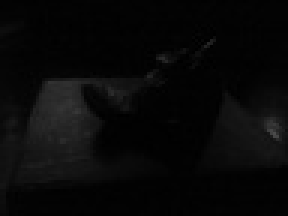
#> input picture darkboot.jpg, 96 x 72 px, shrunk from 800 x 600 before the run (shown 3 times larger); the run also reads 1 picture not shown here
$ jupyter execute --allow-errors QHELC.ipynb
#> lines starting #> are read from the running program, lines starting #| are printed output that depends on the picture
# Implementacion del Quadri-Histogram Equalization with Limited Contast
## Autores
- Isidro Brizuela
- Julio Cesar Melo Roman
- Ruben Dario Medina Caballero
- Jose Luis Vazques Noguera

## Paper Utilizado
https://www.researchgate.net/publication/330695873_Quadri-histogram_equalization_using_cutoff_limits_based_on_the_size_of_each_histogram_with_preservation_of_average_brightness

# Trabajo Practico - Primer parcial
## Alumnos
- Univ. Jovana Alvarez
- Univ. Rodrigo Alvarenga
- Univ. Francisco Sanabria

## Dataset utilizado

Dataset from fundus images for the study of diabetic retinopathy No Signed
https://zenodo.org/records/4647952#.YGNjXVUzbIU

## Resumen
Este trabajo presenta un analisis comparativo de las tres tecnicas de mejora de imágenes en escala de grises: Ecualizacion del Histograma (HE), Ecualizacion Adaptativa de Histograma limitada por Contraste (CLAHE) y QHELC (Quadry-Histogram Equalization with Limit and Clipping).
Se implemento desde cero el algoritmo QHELC propuesto por Brizuela y Pineda (2019), detallando sus fundamentos matematicos y comportamiento frente a imágenes de bajo constraste.
A lo largo del estudio, se evaluó el desempeño de cada técnica utilizando métricas cuantitativas como AMBE, PSNR, Contraste y Entropía, aplicadas a un conjunto de retinografías.
Los resultados se analizaron visualmente mediante histogramas, gráficas comparativas y un resumen tabular.
La evaluación mostró que QHELC presenta un comportamiento equilibrado, manteniendo el brillo promedio y los detalles sin generar distorsiones abruptas, lo que lo convierte en una técnica especialmente adecuada para aplicaciones médicas.

## Palabras Clave
QHELC, ecualización de histograma, imágenes médicas, AMBE, PSNR, CLAHE, HE

##  Introducción

En este trabajo se analiza el impacto de diferentes técnicas de mejora de contraste sobre imágenes en escala de grises, específicamente en el contexto de imágenes médicas de fondo de ojo (retinografías). Las técnicas evaluadas incluyen:

- **Ecualización de histograma tradicional (HE)**
- **CLAHE (Contrast Limited Adaptive Histogram Equalization)**
- **QHELC (Quadri-Histogram Equalization with Local Constraints)**

Se busca evaluar cómo estas técnicas afectan la percepción visual y la calidad cuantitativa de las imágenes procesadas, utilizando métricas como **AMBE**, **PSNR**, **Contraste (Desviación estándar)** y **Entropía**.

##  Descripción de las Técnicas

###  HE - Ecualización de histograma
Ecualiza globalmente la imagen redistribuyendo los niveles de intensidad para cubrir todo el rango dinámico. Aumenta el contraste pero puede introducir ruido o pérdida de naturalidad visual.

###  CLAHE - Ecualización adaptativa limitada por contraste
Divide la imagen en bloques locales y ecualiza cada uno, limitando el contraste para evitar amplificación de ruido. Es ampliamente utilizada en entornos médicos por su balance visual.

###  QHELC - Quadri-Histogram Equalization with Local Constraints
Divide el histograma en cuatro partes, aplica recortes controlados y redistribuye el exceso. Conserva el brillo medio y reduce distorsiones, ideal para preservar detalles en imágenes sensibles.

## Métricas de Evaluación

Para evaluar cuantitativamente cada técnica, se calcularon las siguientes métricas:

- **AMBE (Absolute Mean Brightness Error):** Mide la diferencia entre el brillo medio de la imagen original y la procesada. Valores bajos indican mejor preservación del brillo.

- **PSNR (Peak Signal-to-Noise Ratio):** Mide la fidelidad entre imagen original y procesada. Valores más altos indican menor distorsión.

- **Contraste (Desviación estándar):** Cuantifica la variación de intensidad en la imagen. Mayores valores representan mayor contraste.

- **Entropía:** Mide la cantidad de información. A mayor entropía, mayor riqueza en detalles.

---
# Fundamento matematico del Metodo QHELC
El metodo Quadri-Histogram Equalization with Limited Contrast (QHELC) tiene como objetivo mejorar el contraste de las imagenes preservando el brillo promedio, evitando así una apariencia artificial. Está basado en la segmentación del histograma y en tecnicas de recorte y distribucion controlada. A continuacion se detallan los pasos matematicos.

## Calculo del histograma y la probabilidad
### 1. Cálculo del histograma y la probabilidad

Sea $ I(x, y) $ la intensidad de un píxel y $ M \times N $ el tamaño total de la imagen.

- **Histograma**:
  $$
  H(q) = n_q \quad \text{donde } q \in [0, L - 1]
  $$

- **Probabilidad de intensidad**:
  $$
  p(q) = \frac{H(q)}{M \times N}
  $$

- **Función de densidad acumulada (CDF)**:
  $$
  c(q) = \sum_{i=X_0}^{q} p(i)
  $$

Utiliza la **función de ecualización modificada** $ g(q) $ propuesta por Ibrahim et al (2011) segun el paper propuesto [1], la cual mejora el desempeño de la función tradicional de ecualización. Esta mejora consiste en reducir la distorsión generada por el uso exclusivo de la función de densidad acumulada (CDF), incorporando un término adicional que depende de la probabilidad de intensidad $ p(q) $.

La función modificada está definida como:

$$
g(q) = X_0 + (X_{L-1} - X_0) \cdot \left[ c(q) - 0.5 \cdot p(q) \right]
$$

Donde:

- $ X_0 $ y $ X_{L-1} $ representan los límites inferior y superior del sub-rango de intensidades.
- $ c(q) $ es la función de densidad acumulada del sub-histograma.
- $ p(q) $ es la probabilidad normalizada de la intensidad $ q $.

Este enfoque permite una redistribución más balanceada de los niveles de gris, evitando la sobreconcentración de valores que suele presentarse en la ecualización estándar.

### 2.  Segmentación del histograma

El histograma se divide en **cuatro sub-histogramas** con base en el **brillo promedio** de la imagen.

---

#### Brillo promedio global:

$$
SP = \sum_{q=0}^{L-1} p(q) \cdot q
$$

Donde:
- $SP$ es el valor medio global del brillo.
- $p(q)$ es la probabilidad de intensidad del nivel $q$.
- $L$ es el número total de niveles de gris (por lo general 256).

---

####  Brillo promedio de las mitades:

$$
SPL = \sum_{q=0}^{SP} p(q) \cdot q, \quad
SPU = \sum_{q=SP+1}^{L-1} p(q) \cdot q
$$

Donde:
- $SPL$: Brillo promedio de la mitad inferior del histograma.
- $SPU$: Brillo promedio de la mitad superior.

---

####  Segmentos definidos

Los cuatro rangos que dividen el histograma son:

- $H_{L1}: [0, SPL]$
- $H_{L2}: [SPL + 1, SP]$
- $H_{U1}: [SP + 1, SPU]$
- $H_{U2}: [SPU + 1, 255]$

Cada uno de estos sub-rangos será tratado como un sub-histograma independiente en el algoritmo QHELC.


### 3. Recorte (Clipping) y Redistribución

Cada sub-histograma es procesado individualmente mediante un **recorte controlado** (clipping) y una **redistribución uniforme del exceso**, con el fin de evitar concentraciones excesivas de intensidad.

---

####  Tamaño del intervalo

$$
I_i = |R_i|
$$

Donde:
- $I_i$ es la cantidad de niveles de gris dentro del sub-rango $R_i$.

---

####  Total de píxeles del sub-histograma

$$
N_i = \sum_{q \in R_i} H(q)
$$

---

####  Límite de corte

$$
CL_i = \left\lceil \frac{N_i}{I_i} \right\rceil + \text{round} \left( \gamma \cdot \left( N_i - \frac{N_i}{I_i} \right) \right)
$$

Donde:
- $\gamma$ es un parámetro de sensibilidad del recorte.
- $CL_i$ representa el número máximo de píxeles permitidos por nivel de gris en el sub-histograma.

---

####  Exceso total (píxeles por encima del límite)

$$
T_i = \sum_{q \in R_i} \max(H(q) - CL_i, 0)
$$

---

####  Aumento promedio a redistribuir

$$
AI_i = \left\lfloor \frac{T_i}{I_i} \right\rfloor
$$

---

#### Histograma ajustado

El nuevo valor del histograma se define como:

$$
H'_i(q) =
\begin{cases}
CL_i & \text{si } H(q) > CL_i - AI_i \\\\
H(q) + AI_i & \text{en otro caso}
\end{cases}
$$

Este proceso asegura una distribución más uniforme de las intensidades, evitando sobresaturación y mejorando el contraste localmente sin comprometer la estructura global.

### 4. Ecualización independiente de cada sub-histograma

Una vez que cada sub-histograma ha sido **ajustado mediante recorte y redistribución**, se procede a aplicar la **ecualización de histograma de forma independiente** en cada uno de ellos.

Para ello, se utiliza la **función de mapeo modificada** $g(q)$, presentada en la sección 1, la cual mejora la distribución de niveles de gris considerando tanto la **función de densidad acumulada** como la **probabilidad de intensidad**:

$$
g(q) = X_0 + (X_{L-1} - X_0) \cdot \left[ c(q) - 0.5 \cdot p(q) \right]
$$

Donde:
- $X_0$ y $X_{L-1}$ son los extremos del sub-rango de niveles de gris.
- $c(q)$ es la funcion de densidad acumulada del sub-histograma.
- $p(q)$ es la probabilidad normalizada de la intensidad $q$.

Este mapeo se aplica por separado a cada uno de los cuatro segmentos:
- $H_{L1}$, $H_{L2}$, $H_{U1}$ y $H_{U2}$

Esta estrategia permite mejorar el contraste de manera **local**, evitando los efectos adversos de una ecualización global agresiva, como pérdida de brillo natural o sobresaturación.

## Implementacion de QHELC
---

### Librerias necesarias

[cell 1]
import cv2
import numpy as np
import matplotlib.pyplot as plt

### Calcular el SP (Brillo promedio esperado)

[cell 2]
def calcular_SP(image):
    # Calcular histograma de la imagen H(q)
    hist = cv2.calcHist([image], [0], None, [256], [0,256]).flatten()

    # Total de píxeles en la imagen: M x N
    total_pixels = image.size

    # Calcular probabilidad de cada nivel de intensidad (p(q) = H(q) / (M * N))
    prob = hist / total_pixels

    # Vector de intensidades [0, 1, ..., 255]
    intensidades = np.arange(256)

    # Calcular brillo promedio global SP = ∑ p(q) * q
    SP = int (np.sum(prob * intensidades))
    return SP, hist, prob

### Dividir en 4 sub-histogramas

[cell 3]
def segmentar_histograma(hist, prob, SP):

    # Calcular brillo promedio de la mitad inferior del histograma  SPL = ∑_{q=0}^{SP} p(q) * q
    SPL = int(np.sum(prob[:SP+1] * np.arange(0, SP+1)))

    # Calcular brillo promedio de la mitad superior del histograma  SPU = ∑_{q=SP+1}^{255} p(q) * q
    SPU = int(np.sum(prob[SP+1:] * np.arange(SP+1, 256)))

    # Definir rangos de cada sub-histograma
    ranges = {
        'L1': (0, SPL),
        'L2': (SPL+1, SP),
        'U1': (SP+1, SPU),
        'U2': (SPU+1, 255)
    }

    return ranges

### Aplicar Clipping y redistribuir

[cell 4]
def clip_and_redistribute(hist, rango, gamma):
    # Desempaquetar el rango: min_i y max_i
    min_i, max_i = rango
    # Calcular el tamaño del intervalo
    intervalo = max_i - min_i + 1
    # Extraer el sub-histograma correspondiente a este rango
    subhist = hist[min_i:max_i+1]
    # Calcular el total de píxeles en el sub-histograma: N_i
    Ni = np.sum(subhist)

    # Calcular el límite de corte:
    CL = int(np.ceil(Ni / intervalo) + round(gamma * (Ni - (Ni / intervalo))))

    # Recortar el sub-histograma: limitar cada valor a CL
    clipped = np.clip(subhist, 0, CL)

    # Calcular el exceso total de píxeles que sobrepasan el límite de corte
    total_exceso = np.sum(subhist - clipped)

    # Calcular el aumento promedio a redistribuir: AI_i = floor(total_exceso / I_i)
    AI = int(total_exceso // intervalo)

    # Redistribuir el exceso uniformemente sumando AI a cada valor recortado
    redistribuido = clipped + AI

    # Asegurarse de que los valores no excedan el máximo permitido (255)
    redistribuido = np.clip(redistribuido, 0, 255)

    # Ajustar para que la suma total del sub-histograma se mantenga igual a Ni
    diff = int(Ni - np.sum(redistribuido))
    for i in range(abs(diff)):
        idx = i % intervalo
        if diff > 0:
            redistribuido[idx] += 1
        elif diff < 0 and redistribuido[idx] > 0:
            redistribuido[idx] -= 1

    return redistribuido

### Aplicar equalización en cada sub-histograma

[cell 5]
def ecualizar_subhistograma(subhist, rango):

    # Rango de niveles de gris
    min_i, max_i = rango

    # Total de píxeles en el sub-histograma
    total = np.sum(subhist)


    # Calcular probabilidad de intensidad p(q)
    prob = subhist / total if total > 0 else subhist

    # Calcular función de densidad acumulada c(q)
    cdf = np.cumsum(prob)

    # Aplicar función de mapeo modificada g(q)
    mapping = np.round(min_i + (max_i - min_i) * (cdf - 0.5 * prob)).astype(np.uint8)

    # Crear tabla de conversión (LUT) completa de 256 valores
    LUT = np.zeros(256, dtype=np.uint8)
    for i in range(min_i, max_i+1):
        LUT[i] = mapping[i - min_i]
    return LUT

### Funcion principal

[cell 6]
def aplicar_QHELC(image, gamma=0.004):

    # Asegurar tipo de dato uint8
    image = image.astype(np.uint8)

    # Paso 1: Calcular brillo promedio global y obtener histograma + probabilidades
    SP, hist, prob = calcular_SP(image)

    # Paso 2: Dividir el histograma en cuatro sub-rangos basados en SP
    ranges = segmentar_histograma(hist, prob, SP)

    # Copia del histograma para no modificar el original
    hist_mod = np.copy(hist)

    # Inicializar LUT global con mapeo identidad (LUT[i] = i)
    LUT_global = np.arange(256, dtype=np.uint8)

    # Paso 3: Procesar cada sub-rango de forma independiente
    for key in ranges:
        r = ranges[key]

        # 3.1 Clipping y redistribución
        subhist = clip_and_redistribute(hist, r, gamma)

        # 3.2 Ecualización con función g(q)
        LUT = ecualizar_subhistograma(subhist, r)

        # 3.3 Actualizar la LUT global con el segmento transformado
        LUT_global[r[0]:r[1]+1] = LUT[r[0]:r[1]+1]

    # Paso 4: Aplicar la LUT resultante a la imagen original
    result = cv2.LUT(image, LUT_global)
    return result

### Prueba del QHELC

[cell 7]
img = cv2.imread("darkboot.jpg", cv2.IMREAD_GRAYSCALE)
#> img is the input picture: shape (72, 96); min 0, max 75, mean 8.2
qhelc_img = aplicar_QHELC(img, gamma=0.08)
#> in calcular_SP, `hist = cv2.calcHist([image], [0], None, [256], [0,256]).flatten()`: hist = 256 values, max 1822 at index 2, min 0 at index 54, mean 27
#> in calcular_SP, `prob = hist / total_pixels`: prob = 256 values, max 0.264 at index 2, min 0 at index 54, mean 0.00391
#> in calcular_SP, `SP = int (np.sum(prob * intensidades))`: SP = 8
#> in segmentar_histograma, `SPL = int(np.sum(prob[:SP+1] * np.arange(0, SP+1)))`: SPL = 2
#> in segmentar_histograma, `SPU = int(np.sum(prob[SP+1:] * np.arange(SP+1, 256)))`: SPU = 6
#> in segmentar_histograma, `ranges = { 'L1': (0, SPL), 'L2': (SPL+1, SP), 'U1': (SP+1, SPU), 'U2':..`: ranges = {'L1': (0, 2), 'L2': (3, 8), 'U1': (9, 6), 'U2': (7, 255)}
#> in aplicar_QHELC, `hist_mod = np.copy(hist)`: hist_mod has the same summary as hist in calcular_SP
#> the loop in aplicar_QHELC, `for key in ranges:` made 4 passes
#> (key, intervalo in clip_and_redistribute, subhist, Ni in clip_and_redistribute, CL in clip_and_redistribute, clipped in clip_and_redistribute) on passes 1 to 2: ('L1', 3, [696, 696, 696], 2088, 807, [33, 233, 807]), ('L2', 6, [480, 480, 479, 479, 479, 479], 2876, 672, [672, 450, 254, 172, 133, 114])
#> after the loop in aplicar_QHELC, `for key in ranges:`: LUT_global = 256 values from 0 to 255
#> in aplicar_QHELC, `result = cv2.LUT(image, LUT_global)`:
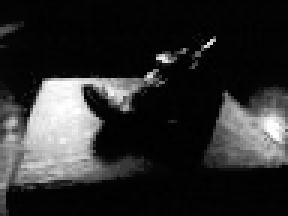
#> result: shape (72, 96) (shown 3 times larger); min 0, max 255, mean 43.5

plt.figure(figsize=(12, 4))
plt.subplot(1, 2, 1)
plt.title("Original")
plt.imshow(img, cmap="gray")
plt.subplot(1, 2, 2)
plt.title("QHELC")
plt.imshow(qhelc_img, cmap="gray")
plt.show()
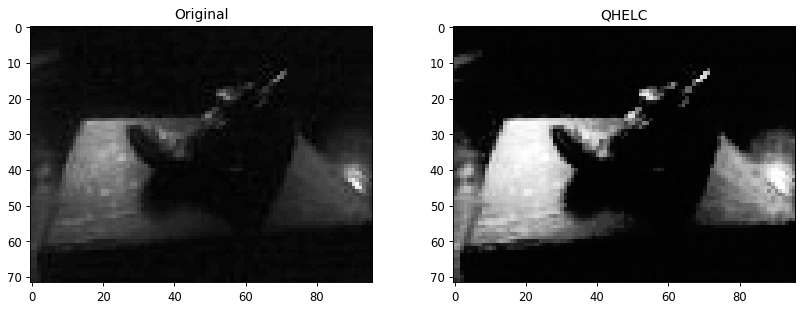
#> figure drawn by matplotlib, 2 panels

---

## Implementacion de HE y CLAHE del OpenCV

## Funcion HE

[cell 8]
def he(gray_img : np.ndarray) -> np.ndarray:
    return cv2.equalizeHist(gray_img)

### Funcion CLAHE

[cell 9]
def clahe(gray_img: np.ndarray, clip_limit: float = 2.0, tile_grid_size=(8, 8)) -> np.ndarray:
    clahe = cv2.createCLAHE(clipLimit=clip_limit, tileGridSize=tile_grid_size)
    return clahe.apply(gray_img)

### Uso de HE y CLAHE

[cell 10]
img = cv2.imread('darkboot.jpg', cv2.IMREAD_GRAYSCALE)

# Aplicar HE y CLAHE
he_result = he(img)
#> in he, `return cv2.equalizeHist(gray_img)`:
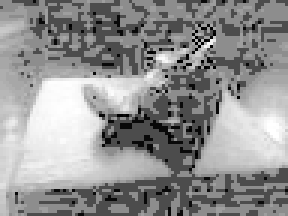
#> returned value: shape (72, 96) (shown 3 times larger); min 0, max 255, mean 145.4
clahe_result = clahe(img)
#> in clahe, `return clahe.apply(gray_img)`:
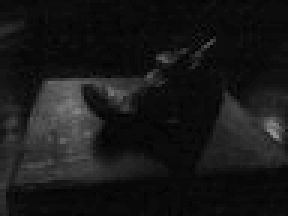
#> returned value: shape (72, 96) (shown 3 times larger); min 3, max 149, mean 23.9

# Mostrar imagenes
titles = ['Original', 'HE', 'CLAHE']
images = [img, he_result, clahe_result]

plt.figure(figsize=(12, 4))

for i in range(3):
    plt.subplot(1, 3, i+1)
    plt.imshow(images[i], cmap='gray')
    plt.title(titles[i])
    plt.axis('off')


plt.tight_layout()
plt.show()

# Visualizar los histogramas de cada imagen

[cell 11]
# Cargar imagen
img = cv2.imread("darkboot.jpg", cv2.IMREAD_GRAYSCALE)

he_img = he(img)
clahe_img = clahe(img)
qhelc_img = aplicar_QHELC(img, gamma=0.08)
#> the loop in aplicar_QHELC (call 2), `for key in ranges:` made 4 passes

images = [img, he_img, clahe_img, qhelc_img]
titles = ['Original', 'HE', 'CLAHE', 'QHELC']

plt.figure(figsize=(16, 4))

for i in range(4):
    plt.subplot(1, 4, i+1)
    plt.hist(images[i].ravel(), bins=256, range=[0, 256], color='gray')
    plt.title(f'Histograma - {titles[i]}')
    plt.xlabel('Intensidad')
    plt.ylabel('Frecuencia')

plt.tight_layout()
plt.show()
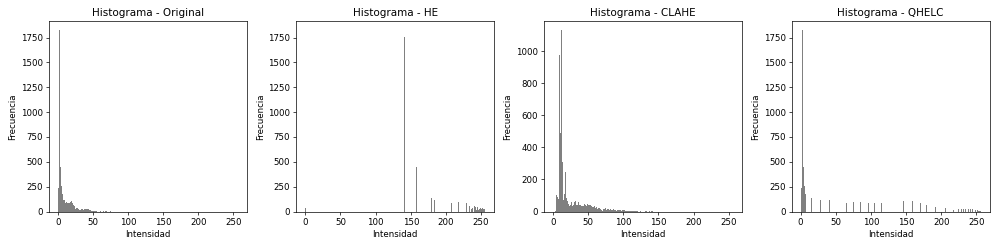
#> figure drawn by matplotlib, 4 panels; panel 1: tallest bar 1822 high, from x = 2 to 3; panel 2: tallest bar 1822 high, from x = 76 to 77; panel 3: tallest bar 1129 high, from x = 12 to 13; panel 4: tallest bar 1822 high, from x = 2 to 3

---
# Metricas que vamos a implementar

| Metrica | Descripcion |
|---|---|
| AMBE | Diferencia de Brillo promedio (Cuanto menor, mejor precervacion de brillo) |
| PSNR | 	Diferencia entre claros y oscuros (cuanto mayor, más realce) |
| Contraste | Diferencia entre claros y oscuros (cuanto mayor, más realce, medido como la desviación estándar de la imagen) |
| Entropía | Cantidad de información (cuanto mayor, más detalle potencial) |

## Implementacion de las metricas
### AMBE

[cell 12]
def ambe(original: np.ndarray, processed: np.ndarray) -> float:
    return abs(np.mean(original) - np.mean(processed))

### PSNR

[cell 13]
def psnr(original: np.ndarray, processed: np.ndarray) -> float:
    mse = np.mean((original - processed) ** 2)
    if mse == 0:
        return float('inf')  # Son iguales
    max_pixel = 255.0
    return 20 * math.log10(max_pixel / math.sqrt(mse))

### Contraste

[cell 14]
def contraste(image: np.ndarray) -> float:
    return np.std(image)

### Entropia

[cell 15]
import math
def entropia(image: np.ndarray) -> float:
    hist = cv2.calcHist([image], [0], None, [256], [0, 256])
    hist = hist / hist.sum()
    hist = hist[hist > 0]
    return -np.sum(hist * np.log2(hist))

---
# Implementacion de la base de datos de imagenes

Muestra aleatoria para verificar 3 imagenes con las tecnicas implementadas y sus histogramas

[cell 16]
# Muestra aleatoria del SET de imagenes para ver la comparativa y sus histogramas
def mostrar_resultados_con_histogramas(imagenes, carpeta):
    for nombre in imagenes:
        path = os.path.join(carpeta, nombre)
        img = cv2.imread(path, cv2.IMREAD_GRAYSCALE)

        he_img = he(img)
        clahe_img = clahe(img)
        qhelc_img = aplicar_QHELC(img, gamma=0.08)

        imgs = [img, he_img, clahe_img, qhelc_img]
        titulos = ['Original', 'HE', 'CLAHE', 'QHELC']

        # Mostrar imágenes procesadas
        plt.figure(figsize=(12, 3))
        for i in range(4):
            plt.subplot(1, 4, i+1)
            plt.imshow(imgs[i], cmap='gray')
            plt.title(titulos[i])
            plt.axis('off')
        plt.suptitle(f'Comparación visual - {nombre}')
        plt.tight_layout()
        plt.show()

        # Mostrar histogramas
        plt.figure(figsize=(12, 3))
        for i in range(4):
            plt.subplot(1, 4, i+1)
            plt.hist(imgs[i].ravel(), bins=256, range=(0, 256), color='gray')
            plt.title(f'Histograma - {titulos[i]}')
            plt.xlabel('Intensidad')
            plt.ylabel('Frecuencia')
        plt.suptitle(f'Comparación de histogramas - {nombre}')
        plt.tight_layout()
        plt.show()

[cell 17]
import random
import os

carpeta = "./diabetes_retinopaty_imageset/"
nombres_imagenes = [f for f in os.listdir(carpeta) if f.endswith(".jpg")]

muestras = random.sample(nombres_imagenes, 3)


mostrar_resultados_con_histogramas(muestras, carpeta)
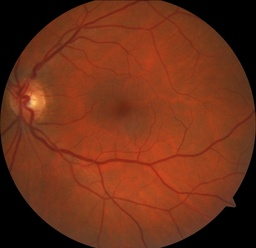
#> input picture diabetes_retinopaty_imageset/10.jpg, 256 x 248 px, shrunk from 2124 x 2056 before the run
#> in mostrar_resultados_con_histogramas, `img = cv2.imread(path, cv2.IMREAD_GRAYSCALE)`:
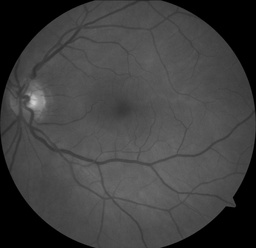
#> img: shape (248, 256); min 0, max 207, mean 63.9
#> in he (call 3), `return cv2.equalizeHist(gray_img)`:
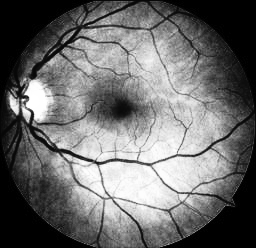
#> returned value: shape (248, 256); min 0, max 255, mean 108.1
#> (the rest of the program and of its run is left out)
